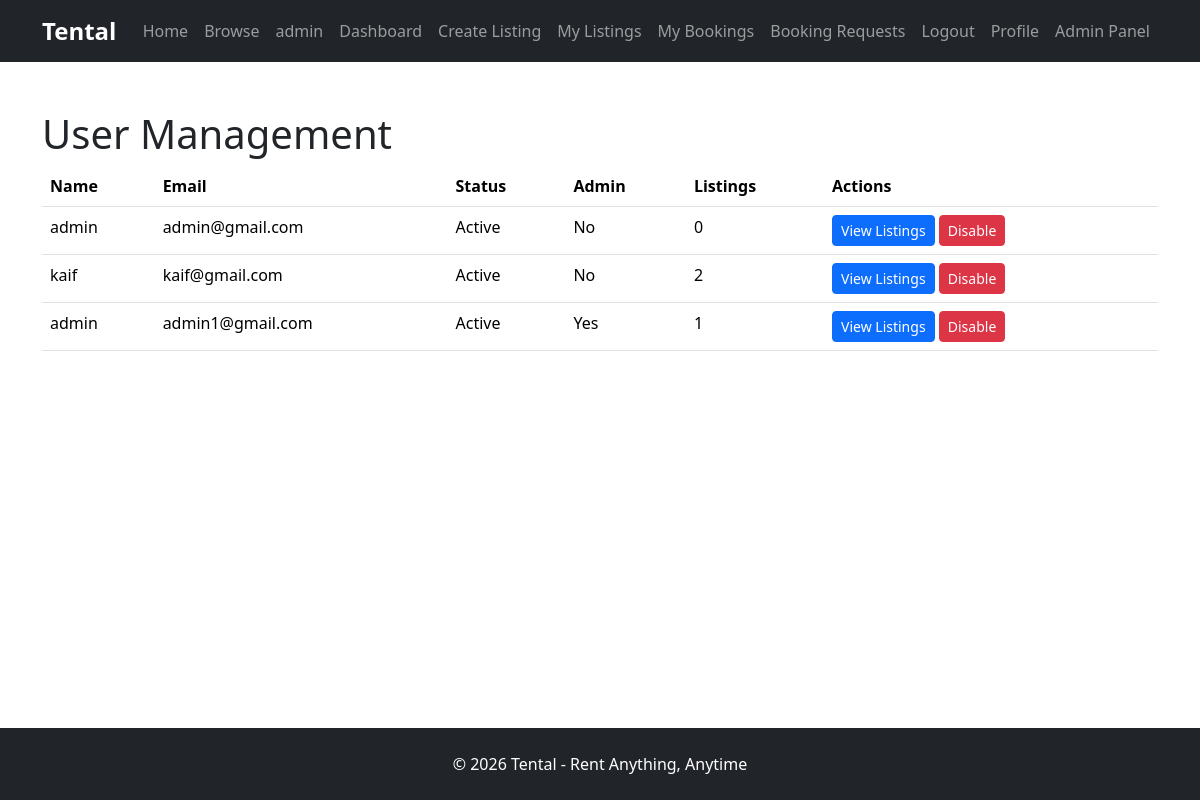
The app's page /admin/users (signed in) with its own data.
### models/user.py (models this page shows)
class User(UserMixin, db.Model):
    id = db.Column(db.Integer, primary_key=True)
    name = db.Column(
        db.String(100),
        nullable=False
    )
    email = db.Column(
        db.String(120),
        unique=True,
        nullable=False
    )
    password = db.Column(
        db.String(255),
        nullable=False
    )
    rentals = db.relationship(
        "RentalItem",
        backref="owner",
        lazy=True
    )
    is_admin = db.Column(
        db.Boolean,
        default=True
    )
    is_active_user = db.Column(
        db.Boolean,
        default=True
    )
    bookings = db.relationship(
        "Booking",
        backref="user",
        lazy=True
    )
    reviews = db.relationship(
        "Review",
        backref="user",
        lazy=True
    )

### routes/main.py (the view)
@main.route("/admin/users")
@login_required
def admin_users():
    if not current_user.is_admin:
        return "Access Denied"
    users = User.query.all()
    return render_template(
        "admin_users.html",
        users=users
    )

### models/user.py (called while the page is built)
@login_manager.user_loader
def load_user(user_id):
    return User.query.get(int(user_id))

### templates/admin_users.html (shortened to what this page needs)
{% extends "base.html" %} {% block content %}
<div class="container mt-5">
  <h1>User Management</h1>
  <table class="table">
    <thead>
      <tr>
        <th>Name</th>
        <th>Email</th>
        <th>Status</th>
        <th>Admin</th>
        <th>Listings</th>
        <th>Actions</th>
      </tr>
    </thead>
    <tbody>
      {% for user in users %}
      <tr>
        <td>{{ user.name }}</td>
        <td>{{ user.email }}</td>
        <td>
          {% if user.is_active_user %} Active {% else %} Disabled {% endif %}
        </td>
        <td>{% if user.is_admin %} Yes {% else %} No {% endif %}</td>
        <td>{{ user.rentals|length }}</td>
        <td>
          <a
            href="{{ url_for('main.user_listings', id=user.id) }}"
            class="btn btn-primary btn-sm"
          >
            View Listings
          </a>
          {% if user.is_active_user %}
          <a
            href="{{ url_for('main.disable_user', id=user.id) }}"
            class="btn btn-danger btn-sm"
          >
            Disable
          </a>
          {% endif %}
        </td>
      </tr>
      {% endfor %}
    </tbody>
  </table>
</div>
{% endblock %}

### templates/base.html (shortened to what this page needs)
<!doctype html>
<html lang="en">
  <head>
    <link
      href="https://cdn.jsdelivr.net/npm/bootstrap@5.3.7/dist/css/bootstrap.min.css"
      rel="stylesheet"
    />
    <link
      rel="stylesheet"
      href="{{ url_for('static', filename='css/style.css') }}"
    />
  </head>
  <body>
    <nav class="navbar navbar-expand-lg navbar-dark bg-dark">
      <div class="container">
        <a class="navbar-brand" href="#">Tental</a>
        <div class="navbar-nav ms-auto">
          <a class="nav-link" href="{{ url_for('main.home') }}">Home</a>
          <a class="nav-link" href="{{ url_for('main.browse') }}">Browse</a>
          {% if current_user.is_authenticated %}
          <span class="nav-link"> {{ current_user.name }} </span>
          <a class="nav-link" href="{{ url_for('main.owner_dashboard') }}">
            Dashboard
          </a>
          <a class="nav-link" href="{{ url_for('main.create_listing') }}">
            Create Listing
          </a>
          <a class="nav-link" href="{{ url_for('main.my_listings') }}">
            My Listings
          </a>
          <a class="nav-link" href="{{ url_for('main.my_bookings') }}">
            My Bookings
          </a>
          <a class="nav-link" href="{{ url_for('main.booking_requests') }}">
            Booking Requests
          </a>
          <a class="nav-link" href="{{ url_for('auth.logout') }}"> Logout </a>
          <a class="nav-link" href="{{ url_for('main.profile') }}"> Profile </a>
          {% if current_user.is_authenticated and current_user.is_admin %}
          <a class="nav-link" href="{{ url_for('main.admin_dashboard') }}">
            Admin Panel
          </a>
          {% endif %} {% else %}
          <a class="nav-link" href="{{ url_for('auth.login') }}"> Login </a>
          <a class="nav-link" href="{{ url_for('auth.register') }}">
            Register
          </a>
          {% endif %}
        </div>
      </div>
    </nav>
    <main class="flex-grow-1">{% block content %} {% endblock %}</main>
    <footer id="footer-section" class="bg-dark text-white text-center py-4">
      <p class="mb-0">© 2026 Tental - Rent Anything, Anytime</p>
    </footer>
  </body>
</html>

### static/css/style.css (style rules this page uses)
:root { --primary-color: #2E8B57; --secondary-color: #1E293B; }
html, body { height: 100%; }
body { display: flex; flex-direction: column; }
#footer-section { margin-top: auto; }
.navbar-brand { font-size: 1.5rem; font-weight: 700; }

### records on screen
User: name "admin", email "admin1@gmail.com", is_active_user "Active", is_admin "Yes", rentals|length "1"
User: name "admin", email "admin@gmail.com", is_active_user "Active", is_admin "No", rentals|length "0"
User: name "kaif", email "kaif@gmail.com", is_active_user "Active", is_admin "No", rentals|length "2"
